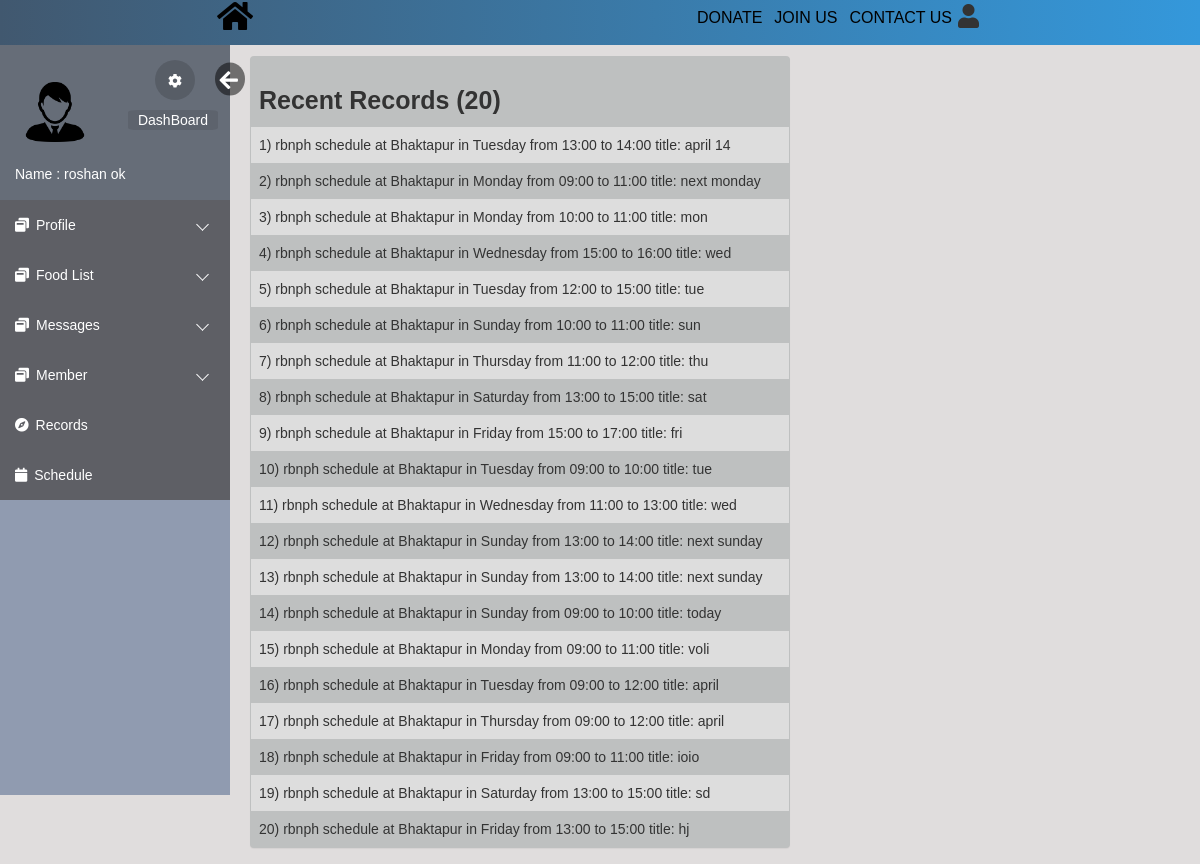
Screenshot of /html/records.php (signed in) with the database file from the repository.
### tables this page shows
CREATE TABLE `records` (
  `record_id` int(10) UNSIGNED NOT NULL,
  `description` varchar(100) DEFAULT NULL,
  `reg_id` int(10) UNSIGNED DEFAULT NULL,
  `date` datetime NOT NULL DEFAULT CURRENT_TIMESTAMP
);

### html/records.php (the view, shortened to what this page needs)
<!DOCTYPE html>
<html lang="en">
<head>
    <link rel="stylesheet" href="https://maxcdn.bootstrapcdn.com/bootstrap/3.3.6/css/bootstrap.min.css">
    <link rel="stylesheet" href="https://maxcdn.bootstrapcdn.com/font-awesome/4.6.3/css/font-awesome.min.css">
    <link rel="stylesheet" href="../css/loginindex.css">
    <link rel="stylesheet" href="css/editprofile.css">
    <link rel="stylesheet" href="css/index.css">
    <link rel="stylesheet" href="https://use.fontawesome.com/releases/v5.3.1/css/all.css">
</head>
<body>
    <div class="navbars">
        <div class="nav0">
            <a href="../index.html"><i class="fa fa-home fa-2x" aria-hidden="true"></i></a>
        </div>
        <div class="navbars1">
            <div class="nav3"><i class="fa fa-user fa-3x"></i>
            </div>
            <div class="nav4"><a href="">CONTACT US</a></div>
            <div class="nav2"><a href="login.php">JOIN US</a></div>
            <div class="nav1"><a href="">DONATE</a></div>
        </div>
    </div>
    <div class="body_wrapper">
        <div class="sidemenu" id="mySidebar">
            <ul>
                <div class="me userBg">
                <div class="images">
                    <img style="margin-top:22px" src="files/<?php if($_SESSION['pic']==null){echo 'user.png';}else{ echo $_SESSION['pic'];}?>" width="60";>
                    </div>
                    <div class="myinfo">
                        <p class="name">Name :<?php echo $_SESSION['name']?></p>
                    </div>
                    <button class="setting">
                        <a href="editprofile.php"><i class="fa fa-cog" aria-hidden="true"></i></a>
                    </button>
                    <a id="hide" href="#" onclick="closeNav()"><i class="fa fa-arrow-left" aria-hidden="true"></i></a>
                    <button class="cloud">
                        <a href="index.php">DashBoard</a>
                    </button>
                </div>
                <li class="dropdown">
                    <a href="#"><span class="icon"><i class="fa fa-window-restore"></i></span><span>Profile</span></a>
                </li>
                <li class="dropdown">
                    <a href="#"><span class="icon"><i class="fa fa-window-restore"></i></span><span>Food List</span></a>
                </li>
                <li class="dropdown ">
                    <a href="#"><span class="icon"><i class="fa fa-window-restore"></i></span><span>Messages</span></a>
                </li>
                <li class="dropdown">
                    <a href="#"><span class="icon"><i class="fa fa-window-restore"></i></span><span>Member</span></a>
                    </li>
                <li><a href="records.php"><span class="icon"><i class="fa fa-compass"></i></span><span>Records</span></a></li>
                <li><a href="schedule.php"><span class="icon"><i class="fa fa-calendar"></i></span><span>Schedule</span></a></li>
            </ul>
        </div>
        <div class="container">
            <div class="col-md-6 col-sm-9 contains">
                <div class="panel profile-panel">
                    <table>
	<tr>
		<td><b style="font-size:25px">Recent Records (20)</b></td>
	</tr>
    <?php
    $count=1;
    require_once("DBConnect.php");
        $sql = "SELECT * from records ";
	$result = $conn-> query($sql);
	if($result-> num_rows >0){
            $sql = "SELECT * from records ORDER BY `date` DESC ";
            $result = $conn-> query($sql);
		while($row = $result-> fetch_assoc()){
    echo "<tr><td>".$count.") ".$row["description"]."</td></tr>";
            $count++;
				}}
        echo "</table>";
        ?>
                </div>
            </div>
        </div>
    </div>
</body>
</html>

### css/loginindex.css (style rules this page uses)
* { margin: 0; padding: 0; font-family: sans-serif; list-style: none; text-decoration: none; }
.me #hide, .me #show { position: absolute; transform: scale(1.5); right: -60px; bottom: 95px; width: 20px; padding-top: 2px; padding-left: 3px; color: #FFF; border-radius: 0%; border-style: initial; border-radius: 50%; background: rgba(0, 0, 0, 0.5); }
#mySidebar { transition: 0.4s; }

### html/css/editprofile.css (style rules this page uses)
.sidemenu { float: left; }
.me { position: relative; width: calc(100% - 50px); height: 140px; padding: 15px 25px; margin-bottom: 15px; }
.me .setting { position: absolute; right: -15px; bottom: 85px; width: 40px; height: 40px; padding-top: 2px; color: #FFF; border-radius: 100%; border-style: none; background: rgba(0, 0, 0, 0.15); }
.me .setting a, .me .cloud a { color: #fff; }
.me .cloud { position: absolute; right: -38px; bottom: 55px; height: 20px; color: #FFF; border-style: none; border-radius: 10%; background: rgba(0, 0, 0, 0.09); }
.me .cloud a { padding: 15px 10px 15px 10px; }
.me .myinfo { position: absolute; left: 40px; bottom: 1px; font-size: 14px; color: #FFF; }
.myinfo .name { margin: 0 0 0 -25px; }
.profile-panel { margin-top: 2%; background-color: rgb(190, 192, 192); }
.navbars { display: flex; flex-direction: row; flex-wrap: wrap-reverse; font-size: 1.1rem; justify-content: space-around; background: #2c3e50; background: -webkit-linear-gradient(to left, #3498db, #41586f); background: linear-gradient(to left, #3498db, #41586f); padding-top: 10px; height: 45px; }
.navbars1 { display: flex; flex-direction: row-reverse; flex-wrap: wrap-reverse; font-size: 1.1rem; }
.navbars a { text-decoration: none; color: black; font-size: 1.6rem; font-family: 'Franklin Gothic Medium', 'Arial Narrow', Arial, sans-serif; padding: 6px; }
.navbars>div { margin: 2px; margin-bottom: 10px; margin-right: 1%; margin-top: 4px; text-align: center; font-size: 0.8rem; z-index: 999; }
.navbars .nav3, .navbars .nav0 { margin-top: -3px; cursor: pointer; position: relative; z-index: 3; }

### html/css/index.css (style rules this page uses)
*, *::after, *::before { padding: 0px; margin: 0px; box-sizing: border-box; }
body { font-family: "Quicksand", "SolaimanLipi", sans-serif; font-size: 14px; }
.body_wrapper { width: 100%; height: 100%; background: #e0dddd; overflow: hidden; }
.sidemenu { float: left; width: 230px; height: calc(100vh - 50px); background: #909bb0; scrollbar-width: none; }
.sidemenu>ul { background: #666d78; }
.sidemenu>ul>li>a { display: block; position: relative; color: #fff; text-decoration: none; padding: 15px; background: rgba(87, 83, 83, 0.5); }
.sidemenu>ul>li>a>span { margin-right: 7px; }
.sidemenu>ul>.dropdown>a { position: relative; display: block; }
.sidemenu>ul>.dropdown>a::after { content: ""; position: absolute; top: 40%; right: 10%; display: block; height: 9px; width: 9px; border-left: 1px solid #fff; border-bottom: 1px solid #fff; transition: 0.5s; transform: rotate(-45deg); }

### html/records.php (style rules this page uses)
.panel table { margin-top: 18px; font-family: arial, sans-serif; border-collapse: collapse; width: 100%; }
.panel td, .panel th { border: 0px solid #dddddd; text-align: left; padding: 8px; }
.panel tr:nth-child(even) { background-color: #dddddd; }
@media only screen and (max-width: 1300px) { .panel td,.panel th { font-size: 14px; } }
.contains { margin-left:5px; }

### rows the page displays
records: description "rbnph schedule at Bhaktapur in Tuesday from 13:00 to 14:00 title: april 14"
records: description "rbnph schedule at Bhaktapur in Monday from 09:00 to 11:00 title: next monday"
records: description "rbnph schedule at Bhaktapur in Monday from 10:00 to 11:00 title: mon"
records: description "rbnph schedule at Bhaktapur in Wednesday from 15:00 to 16:00 title: wed"
records: description "rbnph schedule at Bhaktapur in Tuesday from 12:00 to 15:00 title: tue"
records: description "rbnph schedule at Bhaktapur in Sunday from 10:00 to 11:00 title: sun"
records: description "rbnph schedule at Bhaktapur in Thursday from 11:00 to 12:00 title: thu"
records: description "rbnph schedule at Bhaktapur in Saturday from 13:00 to 15:00 title: sat"
records: description "rbnph schedule at Bhaktapur in Friday from 15:00 to 17:00 title: fri"
records: description "rbnph schedule at Bhaktapur in Tuesday from 09:00 to 10:00 title: tue"
records: description "rbnph schedule at Bhaktapur in Wednesday from 11:00 to 13:00 title: wed"
records: description "rbnph schedule at Bhaktapur in Sunday from 13:00 to 14:00 title: next sunday"
records: description "rbnph schedule at Bhaktapur in Sunday from 13:00 to 14:00 title: next sunday"
records: description "rbnph schedule at Bhaktapur in Sunday from 09:00 to 10:00 title: today"
records: description "rbnph schedule at Bhaktapur in Monday from 09:00 to 11:00 title: voli"
records: description "rbnph schedule at Bhaktapur in Tuesday from 09:00 to 12:00 title: april"
records: description "rbnph schedule at Bhaktapur in Thursday from 09:00 to 12:00 title: april"
records: description "rbnph schedule at Bhaktapur in Friday from 09:00 to 11:00 title: ioio"
records: description "rbnph schedule at Bhaktapur in Saturday from 13:00 to 15:00 title: sd"
records: description "rbnph schedule at Bhaktapur in Friday from 13:00 to 15:00 title: hj"

### other values shown
$_SESSION['name'] "roshan ok"
